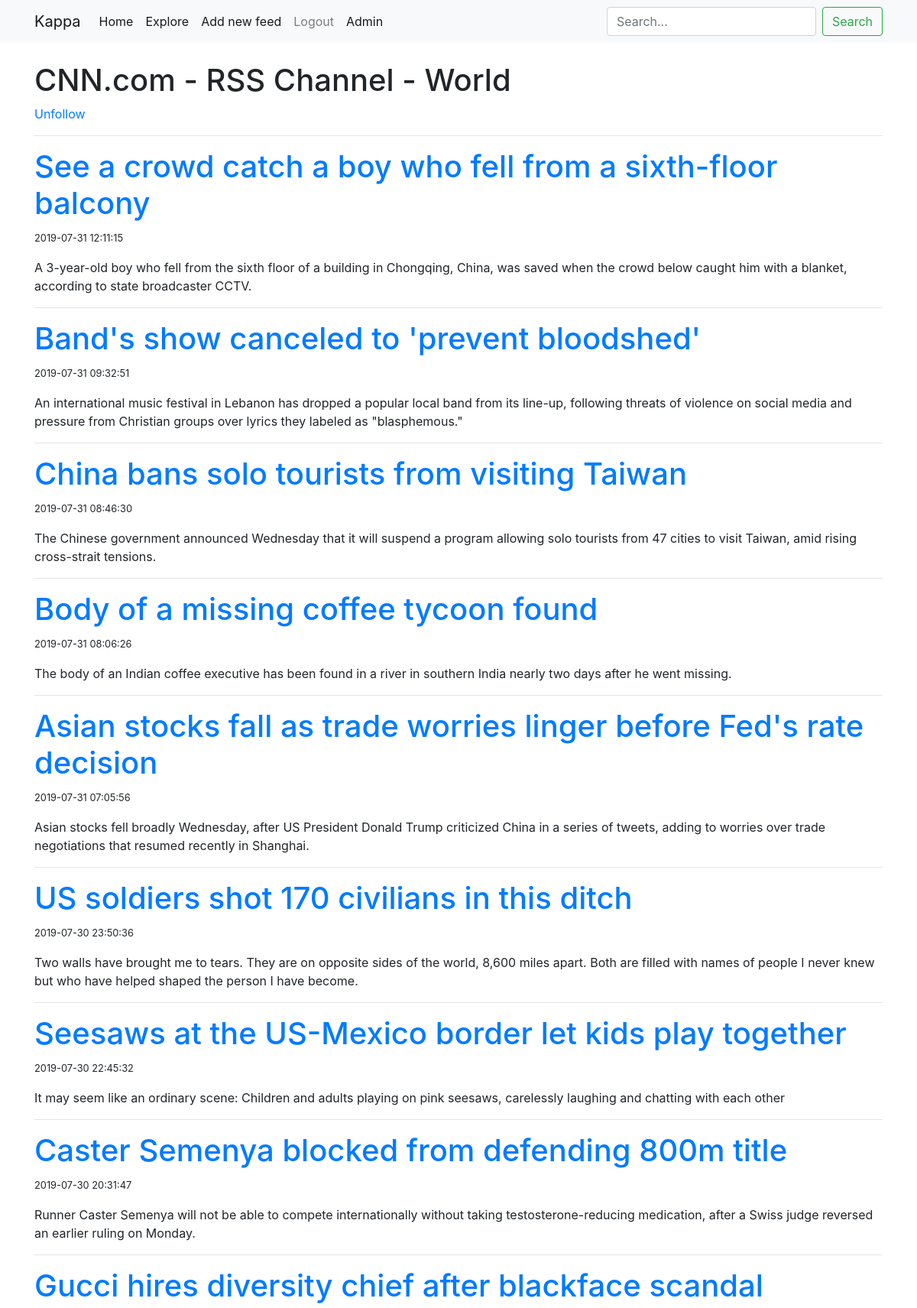
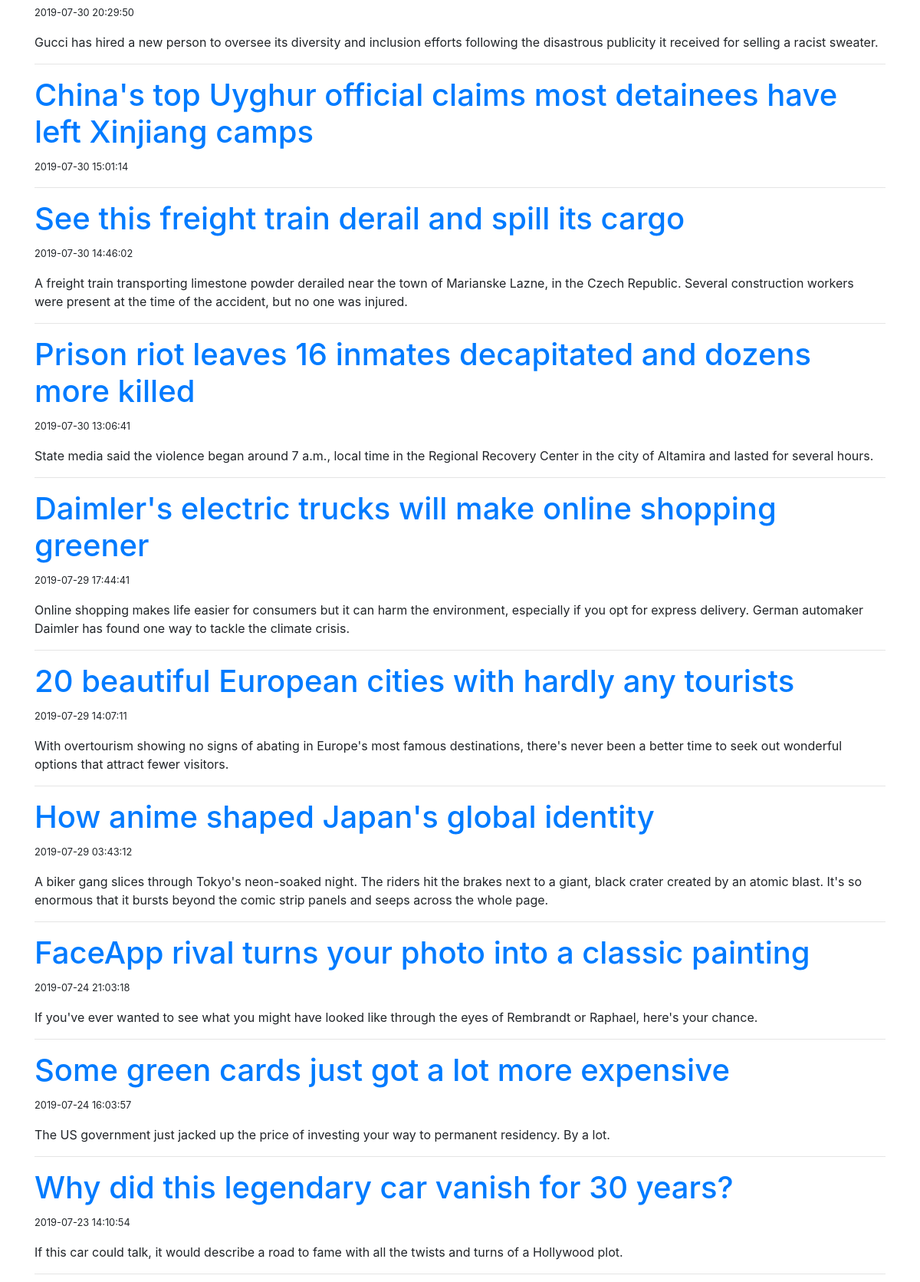
Page /feed/7 (signed in, upper part) on the committed database (2 pictures, top to bottom).
### rss_reader/models.py (models this page shows, shortened)
class User(db.Model, UserMixin):
    id = db.Column(db.Integer, primary_key=True)
    username = db.Column(db.String(64), index=True, unique=True)
    email = db.Column(db.String(128), index=True, unique=True)
    password_hash = db.Column(db.String(128))
    feeds = db.relationship(
        "RssFeed", secondary=feeds, lazy="dynamic", backref="followers"
    )
    def is_following(self, rss_feed):
        return rss_feed in self.feeds

class RssFeed(db.Model):
    __searchable__ = ["title"]
    title = db.Column(db.String(128))
    id = db.Column(db.Integer, primary_key=True)
    link = db.Column(db.String(128), unique=True)
    favicon = db.Column(db.String(128))
    posts = db.relationship("RssEntry", backref="feed_file", lazy="dynamic")

class RssEntry(db.Model):
    id = db.Column(db.Integer, primary_key=True)
    href = db.Column(
        db.String(128)
    )  # unique is not false to let multiple feed files have the same article
    feed_id = db.Column(db.ForeignKey("rss_feed.id"))
    title = db.Column(db.String(128))
    date = db.Column(db.DateTime, index=True)
    content = db.Column(db.String(1024))  # I will cut every entry

### rss_reader/routes.py (the view)
@app.route("/feed/<feed_id>")
@login_required
def feed(feed_id):
    feed = RssFeed.query.filter_by(id=feed_id).first_or_404()
    entries = feed.posts.order_by(RssEntry.date.desc())
    return render_template("feed.html", feeds=entries, title=feed.title, feed=feed)

### rss_reader/models.py (called while the page is built)
@login.user_loader
def load_user(id):
    return User.query.get(int(id))

### rss_reader/routes.py (called while the page is built)
@app.before_request
def before_request():
    pass

### rss_reader/templates/feed.html (shortened to what this page needs)
{% extends "base.html" %}
{% block content %}
<h1>{{title}}</h1>
{% if current_user.is_following(feed) %}
<a href="{{ url_for('unfollow', rss_feed=feed.id) }}">Unfollow</a>
{% else %}
<a href="{{ url_for('follow', rss_feed=feed.id) }}">Follow</a>
{% endif %}
{% for feed in feeds %}
<hr>
<h1><a href="{{feed.href}}">{{feed.title}}</a></h1>
<small>{{feed.date}}</small>
<p>{{feed.content|safe}}
</p>
{% endfor %}
{% endblock content %}

### rss_reader/templates/base.html (shortened to what this page needs)
<!doctype html>
<html lang="en">
  <head>
    <link rel="stylesheet" href="https://stackpath.bootstrapcdn.com/bootstrap/4.3.1/css/bootstrap.min.css">
    <link rel="stylesheet" href={{ url_for('static', filename='css/base.css') }}>
  </head>
  <body>
    <nav class="navbar navbar-expand-lg navbar-light bg-light">
      <div class="container">
        <a class="navbar-brand" href="#">{{current_user.username}}</a>
        <div class="collapse navbar-collapse" id="navbarSupportedContent">
          <ul class="navbar-nav mr-auto">
            <li class="nav-item active">
              <a class="nav-link" href="{{ url_for('index') }}">Home</a>
            </li>
            <li class="nav-item active">
              <a class="nav-link" href="{{ url_for('explore') }}">Explore</a>
            </li>
            {% if current_user.is_anonymous %}
            <li class="nav-item">
              <a class="nav-link" href="{{ url_for('login') }}">Login</a>
            </li>
            {% else %}
            <div class="nav-item active">
              <a class="nav-link" href="{{ url_for('add') }}">Add new feed</a>
            </div>
              <a class="nav-link" href="{{ url_for('logout') }}">Logout</a>
            {% endif %}
            {% if current_user.username == "Kappa" %}
            <div class="nav-item active">
              <a class="nav-link" href="{{ url_for('admin_feed_list') }}">Admin</a>
            </div>
            {% endif %}
          </ul>
          <form class="form-inline my-2 my-lg-0" method="get" action="{{ url_for('explore') }}">
            <input class="form-control mr-sm-2" type="search" placeholder="Search..." aria-label="Search" name="q">
            <button class="btn btn-outline-success my-2 my-sm-0" type="submit">Search</button>
          </form>
        </div>
      </div>
    </nav>
    <div class="container">
        {% block content %}{% endblock %}
    </div>
  </body>
</html>

### rss_reader/static/css/base.css (style rules this page uses)
.navbar { margin: 0px 0px 25px 0px; }

### rows in the picture
User: username "Kappa"
RssFeed: title "CNN.com - RSS Channel - World"
RssEntry: title "See a crowd catch a boy who fell from a sixth-floor balcony", date "2019-07-31 12:11:15", content "A 3-year-old boy who fell from the sixth floor of a building in Chongqing, China, was saved when the crowd below caught him with a blanket, according to state broadcaster CCTV."
RssEntry: title "Band's show canceled to 'prevent bloodshed'", date "2019-07-31 09:32:51", content "An international music festival in Lebanon has dropped a popular local band from its line-up, following threats of violence on social media and pressure from Christian groups over lyrics they labeled as \"blasphemous.\""
RssEntry: title "China bans solo tourists from visiting Taiwan", date "2019-07-31 08:46:30", content "The Chinese government announced Wednesday that it will suspend a program allowing solo tourists from 47 cities to visit Taiwan, amid rising cross-strait tensions."
RssEntry: title "Body of a missing coffee tycoon found", date "2019-07-31 08:06:26", content "The body of an Indian coffee executive has been found in a river in southern India nearly two days after he went missing."
RssEntry: title "Asian stocks fall as trade worries linger before Fed's rate decision", date "2019-07-31 07:05:56", content "Asian stocks fell broadly Wednesday, after US President Donald Trump criticized China in a series of tweets, adding to worries over trade negotiations that resumed recently in Shanghai."
RssEntry: title "US soldiers shot 170 civilians in this ditch", date "2019-07-30 23:50:36", content "Two walls have brought me to tears. They are on opposite sides of the world, 8,600 miles apart. Both are filled with names of people I never knew but who have helped shaped the person I have become."
RssEntry: title "Seesaws at the US-Mexico border let kids play together", date "2019-07-30 22:45:32", content "It may seem like an ordinary scene: Children and adults playing on pink seesaws, carelessly laughing and chatting with each other"
RssEntry: title "Caster Semenya blocked from defending 800m title", date "2019-07-30 20:31:47", content "Runner Caster Semenya will not be able to compete internationally without taking testosterone-reducing medication, after a Swiss judge reversed an earlier ruling on Monday."
RssEntry: title "Gucci hires diversity chief after blackface scandal", date "2019-07-30 20:29:50", content "Gucci has hired a new person to oversee its diversity and inclusion efforts following the disastrous publicity it received for selling a racist sweater."
RssEntry: title "China's top Uyghur official claims most detainees have left Xinjiang camps", date "2019-07-30 15:01:14"
RssEntry: title "See this freight train derail and spill its cargo", date "2019-07-30 14:46:02", content "A freight train transporting limestone powder derailed near the town of Marianske Lazne, in the Czech Republic. Several construction workers were present at the time of the accident, but no one was injured."
RssEntry: title "Prison riot leaves 16 inmates decapitated and dozens more killed", date "2019-07-30 13:06:41", content "State media said the violence began around 7 a.m., local time in the Regional Recovery Center in the city of Altamira and lasted for several hours."
RssEntry: title "Daimler's electric trucks will make online shopping greener", date "2019-07-29 17:44:41", content "Online shopping makes life easier for consumers but it can harm the environment, especially if you opt for express delivery. German automaker Daimler has found one way to tackle the climate crisis."
RssEntry: title "20 beautiful European cities with hardly any tourists", date "2019-07-29 14:07:11", content "With overtourism showing no signs of abating in Europe's most famous destinations, there's never been a better time to seek out wonderful options that attract fewer visitors."
RssEntry: title "How anime shaped Japan's global identity", date "2019-07-29 03:43:12", content "A biker gang slices through Tokyo's neon-soaked night. The riders hit the brakes next to a giant, black crater created by an atomic blast. It's so enormous that it bursts beyond the comic strip panels and seeps across the whole page."
RssEntry: title "FaceApp rival turns your photo into a classic painting", date "2019-07-24 21:03:18", content "If you've ever wanted to see what you might have looked like through the eyes of Rembrandt or Raphael, here's your chance."
RssEntry: title "Some green cards just got a lot more expensive", date "2019-07-24 16:03:57", content "The US government just jacked up the price of investing your way to permanent residency. By a lot."
RssEntry: title "Why did this legendary car vanish for 30 years?", date "2019-07-23 14:10:54", content "If this car could talk, it would describe a road to fame with all the twists and turns of a Hollywood plot."
